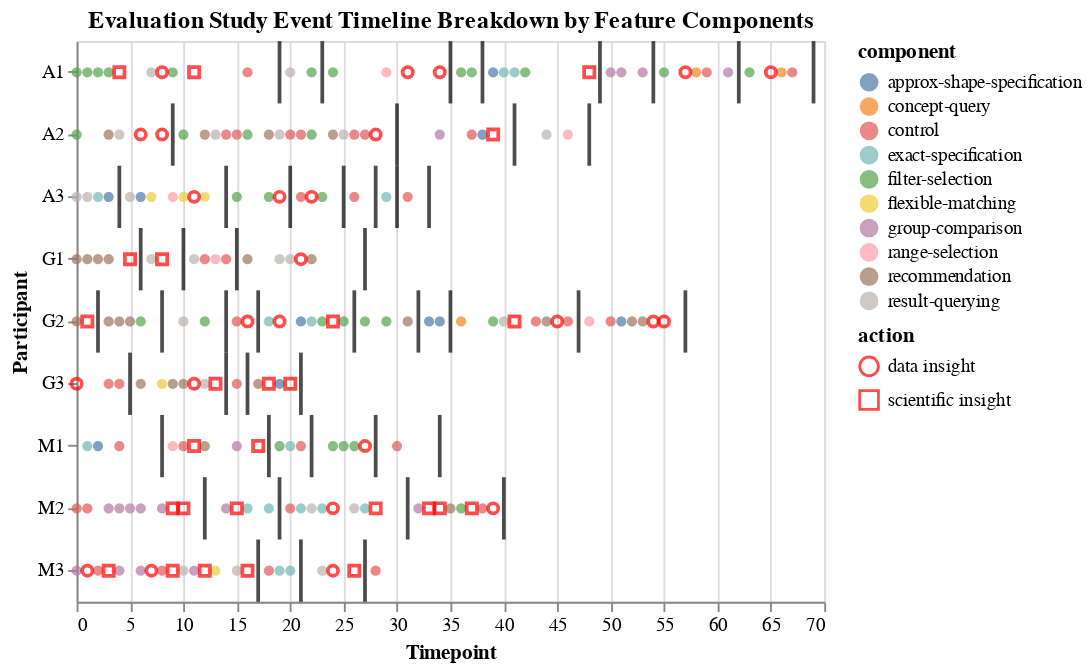

Notebook source saved alongside this figure:
### Code cell
chart = component_chart+ break_chart + insight_chart
chart.title="Evaluation Study Event Timeline Breakdown by Feature Components"
chart

### Figure 1 — Vega-Lite specification as saved in the notebook (floating-point values rounded to 4 significant figures; data arrays with more than 128 entries replaced by an {"elided": "..."} marker saying what was removed)
{"$schema": "https://vega.github.io/schema/vega-lite/v2.6.0.json", "config": {"view": {"height": 300, "width": 400}}, "datasets": {"data-21365a3b83ededdcb35f6fb8c451053f": {"elided": "167 records"}, "data-3253ccb72e2817e97f930b6e5dd3d53f": [{"action": "BR", "t": 2, "user": "G2"}, {"action": "BR", "t": 4, "user": "A3"}, {"action": "BR", "t": 5, "user": "G3"}, {"action": "BR", "t": 6, "user": "G1"}, {"action": "BR", "t": 8, "user": "G2"}, {"action": "BR", "t": 8, "user": "M1"}, {"action": "BR", "t": 9, "user": "A2"}, {"action": "BR", "t": 10, "user": "G1"}, {"action": "BR", "t": 12, "user": "M2"}, {"action": "BR", "t": 14, "user": "A3"}, {"action": "BR", "t": 14, "user": "G2"}, {"action": "BR", "t": 14, "user": "G3"}, {"action": "BR", "t": 15, "user": "G1"}, {"action": "BR", "t": 16, "user": "G3"}, {"action": "BR", "t": 17, "user": "G2"}, {"action": "BR", "t": 17, "user": "M3"}, {"action": "BR", "t": 18, "user": "M1"}, {"action": "BR", "t": 19, "user": "A1"}, {"action": "BR", "t": 19, "user": "M2"}, {"action": "BR", "t": 20, "user": "A3"}, {"action": "BR", "t": 21, "user": "G3"}, {"action": "BR", "t": 21, "user": "M3"}, {"action": "BR", "t": 22, "user": "M1"}, {"action": "BR", "t": 23, "user": "A1"}, {"action": "BR", "t": 25, "user": "A3"}, {"action": "BR", "t": 26, "user": "G2"}, {"action": "BR", "t": 27, "user": "G1"}, {"action": "BR", "t": 27, "user": "M3"}, {"action": "BR", "t": 28, "user": "A3"}, {"action": "BR", "t": 28, "user": "M1"}, {"action": "BR", "t": 30, "user": "A2"}, {"action": "BR", "t": 30, "user": "A3"}, {"action": "BR", "t": 31, "user": "M2"}, {"action": "BR", "t": 32, "user": "G2"}, {"action": "BR", "t": 33, "user": "A3"}, {"action": "BR", "t": 34, "user": "M1"}, {"action": "BR", "t": 35, "user": "A1"}, {"action": "BR", "t": 35, "user": "G2"}, {"action": "BR", "t": 38, "user": "A1"}, {"action": "BR", "t": 40, "user": "M2"}, {"action": "BR", "t": 41, "user": "A2"}, {"action": "BR", "t": 47, "user": "G2"}, {"action": "BR", "t": 48, "user": "A2"}, {"action": "BR", "t": 49, "user": "A1"}, {"action": "BR", "t": 54, "user": "A1"}, {"action": "BR", "t": 57, "user": "G2"}, {"action": "BR", "t": 62, "user": "A1"}, {"action": "BR", "t": 69, "user": "A1"}], "data-95bb1f3d2f2e503da0f76871e67c63b8": [{"action": "data insight", "t": 0, "user": "G3"}, {"action": "scientific insight", "t": 1, "user": "G2"}, {"action": "data insight", "t": 1, "user": "M3"}, {"action": "scientific insight", "t": 3, "user": "M3"}, {"action": "scientific insight", "t": 4, "user": "A1"}, {"action": "scientific insight", "t": 5, "user": "G1"}, {"action": "data insight", "t": 6, "user": "A2"}, {"action": "data insight", "t": 7, "user": "M3"}, {"action": "data insight", "t": 8, "user": "A1"}, {"action": "data insight", "t": 8, "user": "A2"}, {"action": "scientific insight", "t": 8, "user": "G1"}, {"action": "scientific insight", "t": 9, "user": "M2"}, {"action": "scientific insight", "t": 9, "user": "M3"}, {"action": "scientific insight", "t": 10, "user": "M2"}, {"action": "scientific insight", "t": 11, "user": "A1"}, {"action": "data insight", "t": 11, "user": "A3"}, {"action": "data insight", "t": 11, "user": "G3"}, {"action": "scientific insight", "t": 11, "user": "M1"}, {"action": "scientific insight", "t": 12, "user": "M3"}, {"action": "scientific insight", "t": 13, "user": "G3"}, {"action": "scientific insight", "t": 15, "user": "M2"}, {"action": "data insight", "t": 16, "user": "G2"}, {"action": "scientific insight", "t": 16, "user": "M3"}, {"action": "scientific insight", "t": 17, "user": "M1"}, {"action": "scientific insight", "t": 18, "user": "G3"}, {"action": "data insight", "t": 19, "user": "A3"}, {"action": "data insight", "t": 19, "user": "G2"}, {"action": "scientific insight", "t": 20, "user": "G3"}, {"action": "data insight", "t": 21, "user": "G1"}, {"action": "data insight", "t": 22, "user": "A3"}, {"action": "scientific insight", "t": 24, "user": "G2"}, {"action": "data insight", "t": 24, "user": "M2"}, {"action": "data insight", "t": 24, "user": "M3"}, {"action": "scientific insight", "t": 26, "user": "M3"}, {"action": "data insight", "t": 27, "user": "M1"}, {"action": "data insight", "t": 28, "user": "A2"}, {"action": "scientific insight", "t": 28, "user": "M2"}, {"action": "data insight", "t": 31, "user": "A1"}, {"action": "scientific insight", "t": 33, "user": "M2"}, {"action": "data insight", "t": 34, "user": "A1"}, {"action": "scientific insight", "t": 34, "user": "M2"}, {"action": "scientific insight", "t": 37, "user": "M2"}, {"action": "scientific insight", "t": 39, "user": "A2"}, {"action": "data insight", "t": 39, "user": "M2"}, {"action": "scientific insight", "t": 41, "user": "G2"}, {"action": "data insight", "t": 45, "user": "G2"}, {"action": "scientific insight", "t": 48, "user": "A1"}, {"action": "data insight", "t": 54, "user": "G2"}, {"action": "data insight", "t": 55, "user": "G2"}, {"action": "data insight", "t": 57, "user": "A1"}, {"action": "data insight", "t": 65, "user": "A1"}]}, "layer": [{"data": {"name": "data-21365a3b83ededdcb35f6fb8c451053f"}, "encoding": {"color": {"field": "component", "type": "nominal"}, "x": {"field": "t", "type": "quantitative"}, "y": {"field": "user", "type": "nominal"}}, "mark": "circle"}, {"data": {"name": "data-3253ccb72e2817e97f930b6e5dd3d53f"}, "encoding": {"x": {"field": "t", "type": "quantitative"}, "y": {"field": "user", "type": "nominal"}}, "mark": {"color": "black", "thickness": 2, "type": "tick"}}, {"data": {"name": "data-95bb1f3d2f2e503da0f76871e67c63b8"}, "encoding": {"shape": {"field": "action", "type": "nominal"}, "x": {"field": "t", "title": "Timepoint", "type": "quantitative"}, "y": {"field": "user", "title": "Participant", "type": "nominal"}}, "mark": {"color": "red", "shape": "diamond", "type": "point"}}], "title": "Evaluation Study Event Timeline Breakdown by Feature Components"}
